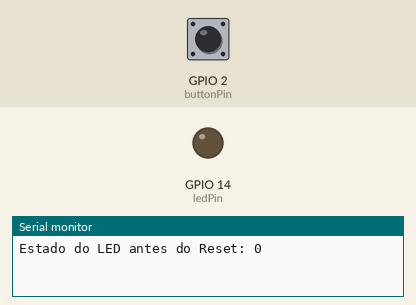
Recording of a sketch running on a simulated ESP32. On the bench: output pins drawn as LEDs (lit = HIGH), the last lines printed to the serial monitor. The test bench sets the inputs (shaded band); at power-on: GPIO 2 (buttonPin) HIGH. EEPROM starts erased.

Above: at 1.2 s.
1.3 s: GPIO 2 (buttonPin) pulled LOW for 0.15 s
At 1.9 s:
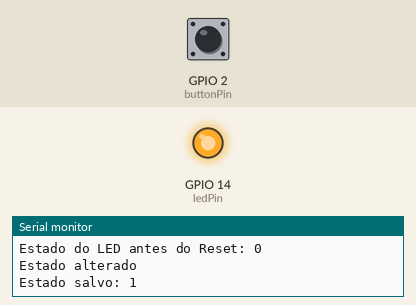
2.9 s: GPIO 2 (buttonPin) pulled LOW for 1 s
At 4.3 s:
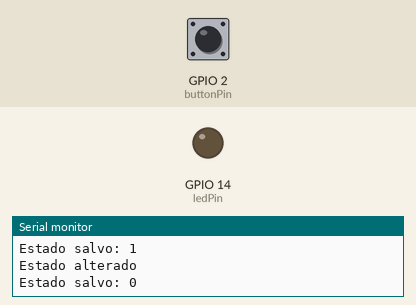
5.4 s: GPIO 2 (buttonPin) pulled LOW for 3.2 s
At 6.2 s:
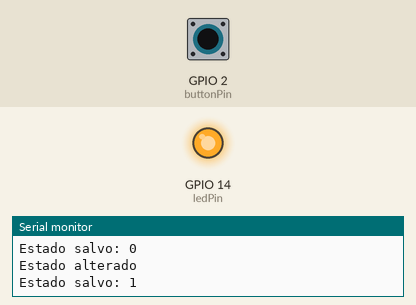
Timing chart, 0 to 8.4 s (numbered marks = the images above; inputs shaded):
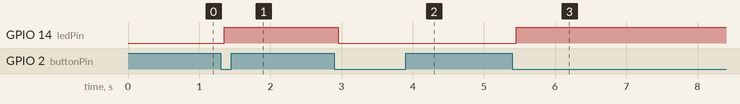

The sketch:

preferences_gpio.ino
```cpp
/*
 * Exemplo Preferences
 * Descrição: Esse código exibe como usar a biblioteca Preferences para salvar
 * dados permanentes na memoria flash do ESP32.
 * O exemplo exibe como salvar o estado de um LED na memória flash e recuperar o
 * valor quando o ESP32 é reiniciado. *
 *
 * Autor: Fábio Souza
 * Data: 14/12/2023
*/

//mapa de pinos da Franzininho WiFi LAB01
#define LED_VERMELHO 14   // Pino do LED Vermelho
#define LED_VERDE 13      // Pino do LED Verde
#define LED_AZUL 12       // Pino do LED Azul
#define BOTAO_1 7         // Pino do Botão 1
#define BOTAO_2 6         // Pino do Botão 2
#define BOTAO_3 5         // Pino do Botão 3
#define BOTAO_4 4         // Pino do Botão 4
#define BOTAO_5 3         // Pino do Botão 5
#define BOTAO_6 2         // Pino do Botão 6
#define BUZZER  17        // Pino Do Buzzer


#include <Preferences.h>

Preferences dados;            //cria objeto para tratar os dados permanentes

const int buttonPin = BOTAO_6;      // Pino do Botào
const int ledPin = LED_VERMELHO;        // Pino do LED

//variáveis auxiliares
bool ledState;                    //estado do LED
bool buttonState;                 //estado do botão
int lastButtonState = LOW;        //estado do anterior do botão

//variáveis para debounce
unsigned long lastDebounceTime = 0;  // ultimo tempo de debounce
unsigned long debounceDelay = 50;    // tempo de debounce

void setup()
{
  Serial.begin(115200);                                       // Inicializa a comunicação serial
  pinMode(buttonPin, INPUT_PULLUP);                           //configura o pino do botão como entrada
  pinMode(ledPin, OUTPUT);                                    //configura o pino do LED como saída

  dados.begin("GPIO", false);                                       //inicializa a memória flash
  ledState = dados.getBool("state", false);                         //recupera o estado do LED da memória flash
  Serial.printf("Estado do LED antes do Reset: %d \n", ledState);   //imprime valor lido na serial
  digitalWrite(ledPin, ledState);                                   //atualiza o estado do LED com o valor lido
}

void loop()
{
  int reading = digitalRead(buttonPin);                         //lê o estado do botão

  if (reading != lastButtonState)                               //verifica se o estado do botão mudou
  {
    lastDebounceTime = millis();                                //atualiza o tempo do debounce
  }
  if ((millis() - lastDebounceTime) > debounceDelay)            //verifica se o tempo de debounce foi atingido
  {
    if (reading != buttonState)                                 //verifica se o estado do botão é diferente do estado atual
    {
      buttonState = reading;                                    //atualiza o estado do botão
      if (buttonState == LOW)                                   //verifica se o botão foi pressionado
      {
        ledState = !ledState;                                   //inverte o estado do LED
      }
    }
  }
  lastButtonState = reading;                                    //atualiza o estado do botão

  if (digitalRead(ledPin)!= ledState)                           //verifica se o estado do LED foi alterado
  {
    Serial.println("Estado alterado");                          //imprime mensagem na serial
    digitalWrite(ledPin, ledState);                             //atualiza o estado do LED
    dados.putBool("state", ledState);                           //salva o estado atual do LED na memória flash
    Serial.printf("Estado salvo: %d \n", ledState);              //imprime valor salvo na serial
  }
}
```

Measured:
- after the input at 1.3 s, GPIO 14 (ledPin): LOW → HIGH after 0.05 s
- after the input at 2.9 s, GPIO 14 (ledPin): HIGH → LOW after 0.05 s
- after the input at 5.4 s, GPIO 14 (ledPin): LOW → HIGH after 0.05 s
